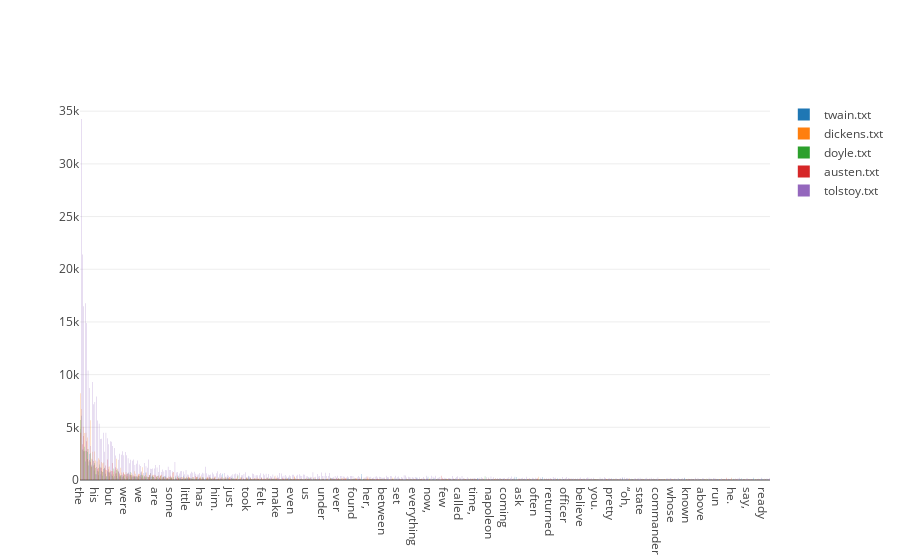

Here is the notebook cell this chart was saved with:
### Code cell
from plotly import __version__
from plotly.offline import download_plotlyjs, init_notebook_mode, plot, iplot
from plotly.graph_objs import *
init_notebook_mode(connected=True)
sorted_utable = sorted_utable[:500]
authors = list(all_unigrams.keys())
get_v_for_auth = lambda x : list(zip(*list(zip(*sorted_utable))[1]))[authors.index(x)]

iplot([ 
    Bar({"x" : list(zip(*sorted_utable))[0], "y": get_v_for_auth(author)}, name=author) for author in all_unigrams
])

### Figure 1 — Plotly figure (JSON) as saved in the notebook; plotly's stock layout.template omitted (floating-point values rounded to 4 significant figures; data arrays with more than 128 entries replaced by an {"elided": "..."} marker saying what was removed)
{"data": [{"name": "twain.txt", "type": "bar", "x": {"elided": "500 str values"}, "y": {"elided": "500 int values"}}, {"name": "dickens.txt", "type": "bar", "x": {"elided": "500 str values"}, "y": {"elided": "500 int values"}}, {"name": "doyle.txt", "type": "bar", "x": {"elided": "500 str values"}, "y": {"elided": "500 int values"}}, {"name": "austen.txt", "type": "bar", "x": {"elided": "500 str values"}, "y": {"elided": "500 int values"}}, {"name": "tolstoy.txt", "type": "bar", "x": {"elided": "500 str values"}, "y": {"elided": "500 int values"}}], "layout": {}}
